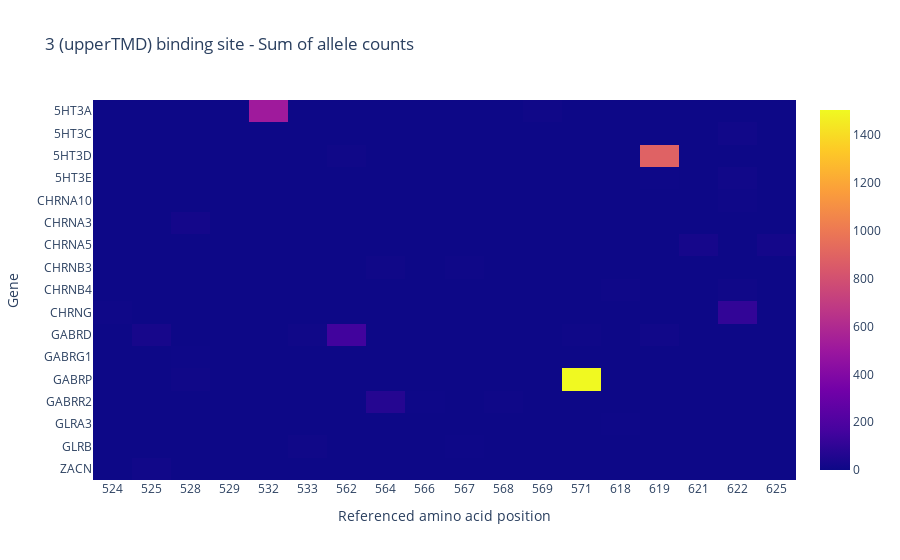

Here is the notebook cell this chart was saved with:
### Code cell
fig = go.Figure(data=go.Heatmap(
    z = data,
    x=[str(int(aa)) for aa in aacids],
    y=genes,
    hoverongaps=False
))
fig.update_layout(
    title=f"{bs_interest[0]} binding site - Sum of allele counts",
    xaxis_title = "Referenced amino acid position",
    yaxis_title = "Gene"
)
fig.show()

### Figure 1 — Plotly figure (JSON) as saved in the notebook; plotly's stock layout.template omitted (floating-point values rounded to 4 significant figures; data arrays with more than 128 entries replaced by an {"elided": "..."} marker saying what was removed)
{"data": [{"hoverongaps": false, "type": "heatmap", "x": ["524", "525", "528", "529", "532", "533", "562", "564", "566", "567", "568", "569", "571", "618", "619", "621", "622", "625"], "y": ["ZACN", "GLRB", "GLRB", "GLRA3", "GABRR2", "GABRR2", "GABRR2", "GABRP", "GABRP", "GABRG1", "GABRD", "GABRD", "GABRD", "GABRD", "GABRD", "CHRNG", "CHRNG", "CHRNB4", "CHRNB4", "CHRNB3", "CHRNB3", "CHRNA5", "CHRNA5", "CHRNA3", "CHRNA10", "5HT3E", "5HT3E", "5HT3D", "5HT3D", "5HT3C", "5HT3A", "5HT3A"], "z": {"elided": "32x18 int values"}}], "layout": {"title": {"text": "3 (upperTMD) binding site - Sum of allele counts"}, "xaxis": {"title": {"text": "Referenced amino acid position"}}, "yaxis": {"title": {"text": "Gene"}}}}
